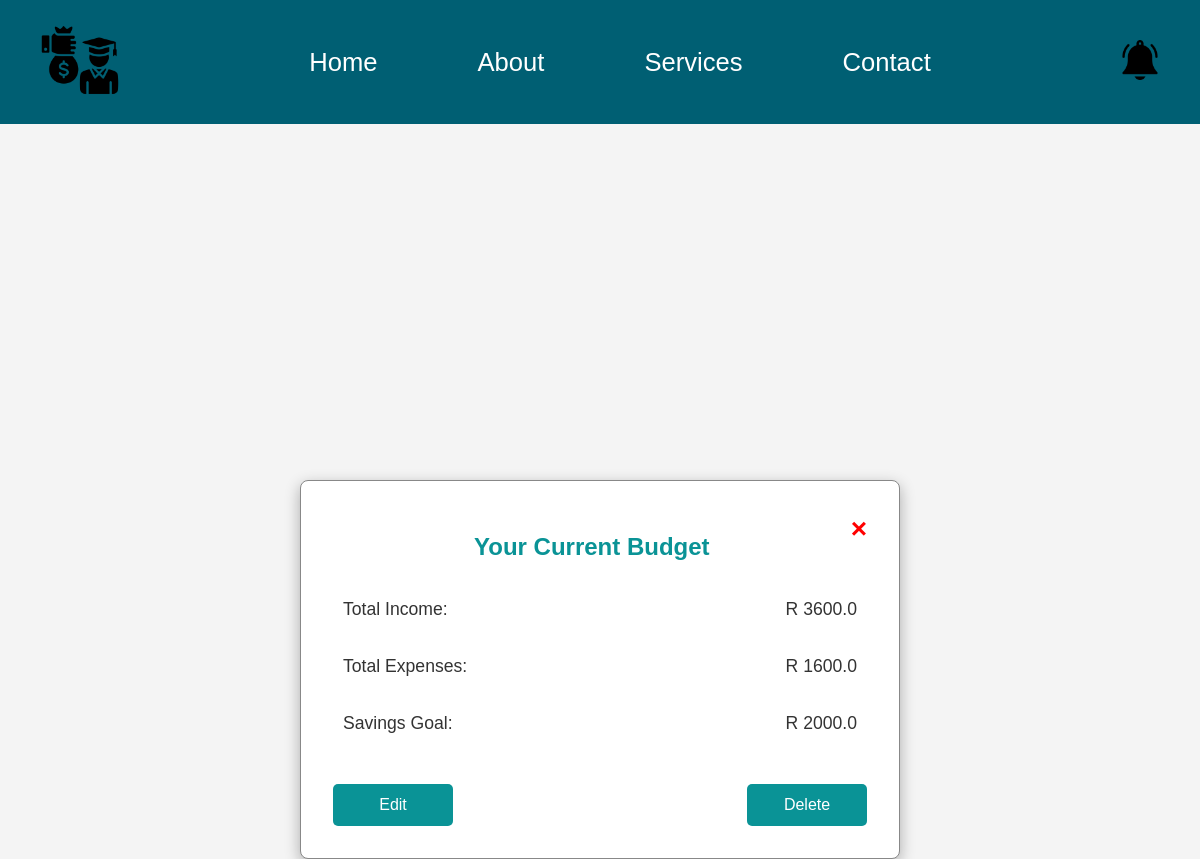
The app's page /budget/ (signed in) with its own data.
### unisave/models.py (models this page shows)
class Budget(models.Model):
    user = models.ForeignKey(User, on_delete=models.CASCADE)
    total_income = models.FloatField()
    total_expenses = models.FloatField()
    savings_goal = models.FloatField()
    date_created = models.DateTimeField(auto_now_add=True)

### unisave/views.py (the view)
# urls.py: path('budget/', views.budget_view, name='budget'),
def budget_view(request):
    try:
        budget = Budget.objects.get(user=request.user)
        has_budget = True
    except Budget.DoesNotExist:
        budget = None
        has_budget = False
    if request.method == 'POST':
        budget_form = BudgetForm(request.POST)
        if budget_form.is_valid():
            new_budget = budget_form.save(commit=False)
            new_budget.user = request.user
            new_budget.save()
            return redirect('budget')
    else:
        budget_form = BudgetForm(instance=budget) if has_budget else BudgetForm()
    return render(request, 'budget.html', {
        'budget_form': budget_form,
        'budget': budget,
        'has_budget': has_budget,
    })

### templates/budget.html (shortened to what this page needs)
<!DOCTYPE html>
<html lang="en">
<head>
    {% load static %}
    <link rel="stylesheet" href="{% static 'css/budget_style.css' %}">
</head>
<body>
    <div class="navbar">
        {% include 'navbar.html' %}
    </div>
    {% if has_budget %}
        <div class="budget-display">
            <span class="close" id="closeBudgetDisplay"><a href="{% url 'home' %}"  style="text-decoration: none; color: red;">&times;</a></span>
            <h2>Your Current Budget</h2>
            <div class="table-row">
                <span class="amount-label">Total Income:</span>
                <span class="money-amount">R {{ budget.total_income }}</span>
            </div>
            <div class="table-row">
                <span class="amount-label">Total Expenses:</span>
                <span class="money-amount">R {{ budget.total_expenses }}</span>
            </div>
            <div class="table-row">
                <span class="amount-label">Savings Goal:</span>
                <span class="money-amount">R {{ budget.savings_goal }}</span>
            </div>
            <div class="buttons-container">
                <button id="editBudgetBtn" aria-label="Edit Budget" type="button">Edit</button>
                <button id="deleteBudgetBtn" aria-label="Delete Budget" type="button">Delete</button>
            </div>
        </div>
    {% endif %}
</body>
</html>

### static/css/budget_style.css (style rules this page uses)
body { font-family: Arial, sans-serif; background-color: #f4f4f4; margin: 0; padding: 0; display: flex; flex-direction: column; align-items: center; }
h2 { color: #0a9396; margin: 20px 0; text-align: center; }
button { background-color: #4CAF50; color: white; padding: 10px 20px; border: none; border-radius: 5px; cursor: pointer; font-size: 16px; }
.close { color: #aaa; float: right; font-size: 28px; font-weight: bold; }
.amount-label, .money-amount { padding: 10px; font-size: 1.1rem; }
.budget-display { background-color: #fff; margin-top: 30rem; width: 80%; max-width: 600px; border: 1px solid #888; border-radius: 8px; box-shadow: 0 5px 15px rgba(0, 0, 0, 0.3); padding: 2rem; }
.table-row { display: flex; justify-content: space-between; padding: 0.5rem 0; }
.buttons-container { display: flex; justify-content: space-between; margin-top: 2rem; }
#editBudgetBtn, #deleteBudgetBtn, #createBudgetBtn { width: 120px; padding: 0.75rem; border-radius: 5px; cursor: pointer; background-color: #0a9396; color: white; border: none; transition: background-color 0.3s; }

### static/css/styles.css (style rules this page uses)
* { margin: 0; padding: 0; box-sizing: border-box; }
body { font-family: Arial, sans-serif; background-color: #f4f4f4; color: #333; display: flex; flex-direction: column; align-items: center; }
.navbar { width: 100%; background-color: #005f73; display: flex; justify-content: space-between; align-items: center; padding: 20px 40px; position: fixed; top: 0; left: 0; z-index: 100; }
.close { color: #aaa; float: right; font-size: 28px; font-weight: bold; }

### records on screen
Budget: total_income "3600.0", total_expenses "1600.0", savings_goal "2000.0"
